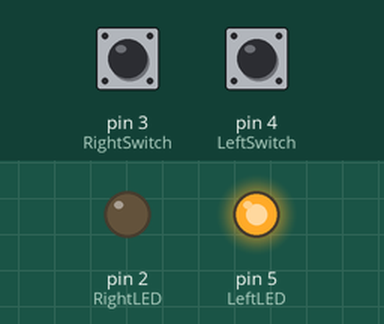
The sketch below on a simulated Arduino Uno, built with avr-gcc and run on an emulated ATmega328P. Shown: output pins drawn as LEDs (lit = HIGH). The test bench sets the inputs (shaded band); at power-on: pin 4 (LeftSwitch) HIGH, pin 3 (RightSwitch) HIGH.

Above: at 1.2 s.
1.3 s: pin 4 (LeftSwitch) pulled LOW for 0.15 s
At 1.37 s:
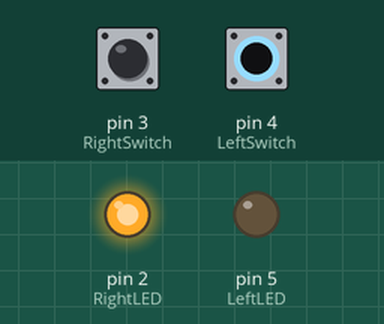
2.9 s: pin 4 (LeftSwitch) pulled LOW for 3.2 s
At 6.9 s:
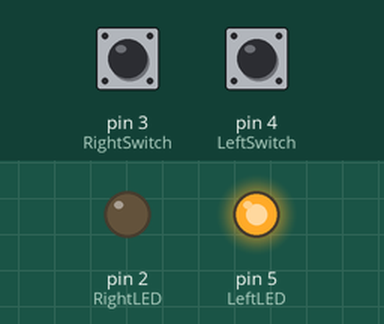
Timing chart, 0 to 8.4 s (numbered marks = the images above; inputs shaded):
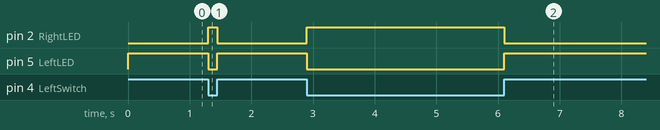

Measured:
- after the input at 1.3 s, pin 2 (RightLED): LOW → HIGH at once, → LOW 0.15 s later; pin 5 (LeftLED): HIGH → LOW at once, → HIGH 0.15 s later
- after the input at 2.9 s, pin 2 (RightLED): LOW → HIGH at once, → LOW 3.2 s later; pin 5 (LeftLED): HIGH → LOW at once, → HIGH 3.2 s later

The sketch:

Lesson03_IfELseExample.ino
```cpp
/*
   Exercise to help understand if-then-else
*/
int LeftLED = 5;
int LeftSwitch = 4;
int RightSwitch = 3;
int RightLED = 2;

void setup() {
  pinMode(LeftLED, OUTPUT);
  pinMode(RightLED, OUTPUT);
  pinMode(LeftSwitch, INPUT_PULLUP);
  pinMode(RightSwitch, INPUT_PULLUP);
}

void loop() {

  int Left = digitalRead(LeftSwitch);
  int Right = digitalRead(RightSwitch);

  //Example 1
  if (Left == LOW) { //note reverse logic due to Pullup resistor
    digitalWrite(RightLED, HIGH);
    digitalWrite(LeftLED, LOW);
  }
  else {
    digitalWrite(RightLED, LOW);
    digitalWrite(LeftLED, HIGH);
  }
}
```
